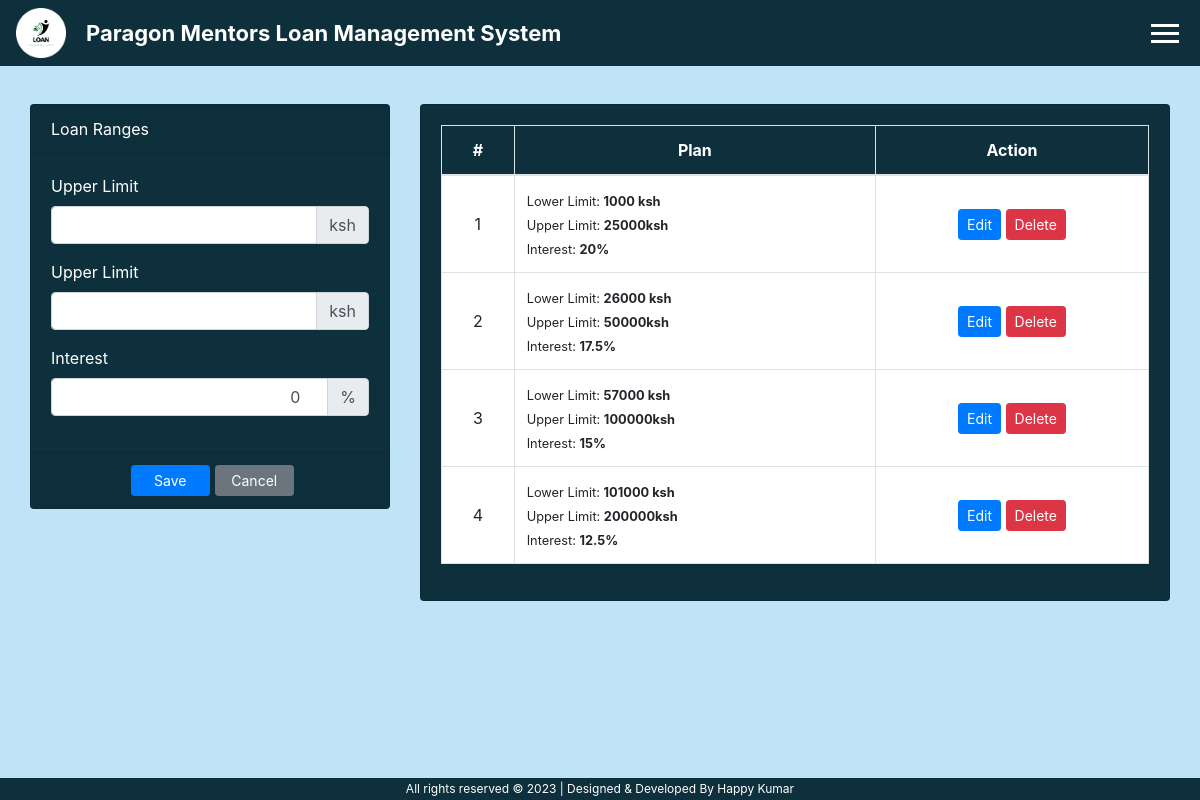
Screenshot of /index.php?page=plan (signed in) with the database file from the repository.
### tables this page shows
CREATE TABLE `loan_plan` (
  `id` int NOT NULL AUTO_INCREMENT,
  `days` int NOT NULL,
  `interest_percentage` float NOT NULL,
  `penalty_rate` float NOT NULL,
  PRIMARY KEY (`id`)
);

### plan.php (the view, shortened to what this page needs)
<?php include('db_connect.php');?>
<div class="container-fluid">
<?php if($_SESSION['login_type'] == 1): ?>
	<div class="col-lg-12">
		<div class="row">
			<div class="col-md-4" style="margin-bottom: 20px;">
			<form action="" id="manage-plan" autocomplete="off">
				<div class="card">
					<div class="card-header">
						   Loan Ranges
				  	</div>
					<div class="card-body">
							<div class="form-group">
								<label class="control-label">Upper Limit</label>
								<div class="input-group">
								  <input type="number" step="any" min="0" max="100000000" class="form-control text-right" name="days" aria-label="Interest">
								  <div class="input-group-append">
								    <span class="input-group-text">ksh</span>
								  </div>
								</div>
							</div>
							<div class="form-group">
								<label class="control-label">Upper Limit</label>
								<div class="input-group">
								  <input type="number" step="any" min="0" max="100000000" class="form-control text-right" name="interest_percentage" aria-label="Interest">
								  <div class="input-group-append">
								    <span class="input-group-text">ksh</span>
								  </div>
								</div>
							</div>
							<div class="form-group">
								<label class="control-label">Interest</label>
								<div class="input-group">
								  <input type="number" step="any" min="0" max="100" class="form-control text-right" aria-label="Penalty percentage" name="penalty_rate" value=0>
								  <div class="input-group-append">
								    <span class="input-group-text">%</span>
								  </div>
								</div>
							</div>
					</div>
					<div class="card-footer">
						<div class="row">
							<div class="col-md-12">
								<button class="btn btn-sm btn-primary col-sm-3 offset-md-3"> Save</button>
								<button class="btn btn-sm btn-secondary col-sm-3" type="button" onclick="_reset()"> Cancel</button>
							</div>
						</div>
					</div>
				</div>
			</form>
			</div>
			<div class="col-md-8" style="margin-bottom: 58px;">
				<div class="card">
					<div class="card-body" style="overflow-x:auto;">
						<table class="table table-bordered">
							<thead>
								<tr>
									<th class="text-center text-white">#</th>
									<th class="text-center text-white">Plan</th>
									<th class="text-center text-white">Action</th>
								</tr>
							</thead>
							<tbody style="background-color: white !important;">
								<?php
								$i = 1;
								$plan = $conn->query("SELECT * FROM loan_plan order by id asc");
								while($row=$plan->fetch_assoc()):
								?>
								<tr>
									<td class="text-center"><?php echo $i++ ?></td>
									<td class="">
										 <p><small>Lower Limit: <b><?php echo $row['days']. " ksh" ?></b></small></p>
										 <p><small>Upper Limit: <b><?php echo $row['interest_percentage']."ksh" ?></b></small></p>
										 <p><small>Interest: <b><?php echo $row['penalty_rate']."%" ?></b></small></p>
									</td>
									<td class="text-center">
										<button class="btn btn-sm btn-primary edit_plan" type="button" data-id="<?php echo $row['id'] ?>" data-days="<?php echo $row['days'] ?>" data-interest_percentage="<?php echo $row['interest_percentage'] ?>" data-penalty_rate="<?php echo $row['penalty_rate'] ?>" >Edit</button>
										<button class="btn btn-sm btn-danger delete_plan" type="button" data-id="<?php echo $row['id'] ?>">Delete</button>
									</td>
								</tr>
								<?php endwhile; ?>
							</tbody>
						</table>
					</div>
				</div>
			</div>
		</div>
	</div>
	<?php endif; ?>
</div>

### plan.php (style rules this page uses)
td { vertical-align: middle !important; }
td p { margin: unset }

### rows the page displays
loan_plan: days "1000", interest_percentage "25000", penalty_rate "20"
loan_plan: days "26000", interest_percentage "50000", penalty_rate "17.5"
loan_plan: days "57000", interest_percentage "100000", penalty_rate "15"
loan_plan: days "101000", interest_percentage "200000", penalty_rate "12.5"
